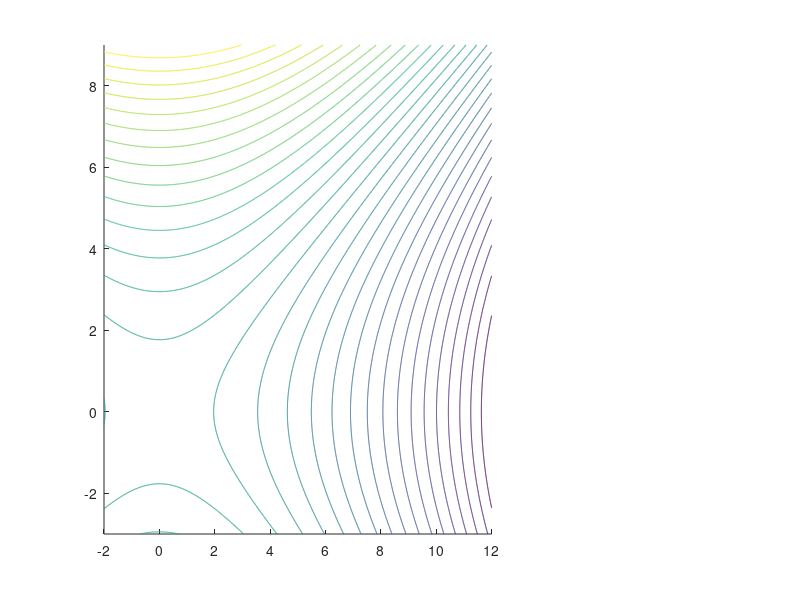

Write MATLAB code to recreate this figure. (Note: this script raises an error after producing the figure.)
%% SHADOWING (FAIL) AROUND A QUADRATIC SADDLE (GD)
%% for shadowing, change initial conditions as in paper.
% author: Antonio Orvieto


%% clearing
clear all
close all
clc

%% settings
set(0, 'DefaultFigureRenderer', 'painters')
tf = 1.4;
eta_ODE = 1e-5;
eta = 0.1;
ratio_eta=round(eta/eta_ODE);

n = round(tf/eta)+1;
n_ODE = round(tf/eta_ODE)+1;
d = 2;

x0 = [2;4.5];

%% init
x = zeros(d,n);
x_ODE = zeros(d,n_ODE);
x(:,1) = x0;
x_ODE(:,1) = x0;

mu = -1.27; L = 2;
H = [mu,0;0,L];

%% optimization

for k = 2:n_ODE
    x_ODE(:,k) = x_ODE(:,k-1)-eta_ODE*H*x_ODE(:,k-1);
end

%go to shadowing orbit of GD
%x(1,1)=(1-mu*eta)^(-size(x,2)+1) * x_ODE(1,end);


for k = 2:n
    x(:,k) = x(:,k-1)-eta*H*x(:,k-1);
end

%% plotting
if d==2
    subplot(1,3,[1,2])
    %contour
    XX=-2:0.01:12;
    YY=-3:0.01:9;
    [X,Y] = meshgrid(XX,YY);
    
    Z = H(1,1)*X.^2 + H(2,2)*Y.^2;
    minZ = min(min(Z));
    [idx,idy] = find(Z==minZ);
    contour(X,Y,Z,30,'Color',[0.85,0.85,0.85],'Linewidth',2);hold on;
        
    %trajectories
    plot(x(1,:),x(2,:),'Color',[0.993 0.582 0.026],'Linewidth',2);hold on
    h1=plot(x(1,:),x(2,:),'o','Linewidth',2, 'MarkerFaceColor', [0.993 0.582 0.026]);hold on
    plot(x_ODE(1,:),x_ODE(2,:),'Color',[0.181 0.702 1.0],'Linewidth',2);hold on
    h2=plot(x_ODE(1,1:ratio_eta:end),x_ODE(2,1:ratio_eta:end),'o','Color',[0.181 0.702 1.0],'Linewidth',2, 'MarkerFaceColor',[0.181 0.702 1.0]);hold on
    hsp1 = get(gca, 'Position');
    
    l2=legend([h1,h2],{'Gradient Descent: $x_k$','GD-ODE: $ \ \ \ \ \ \ \ \ \ \ \ y_k$'},'Location','NorthEast');
    l2.set('FontSize',18,'Interpreter','Latex');
    text(x0(1),x0(2)+0.8,'$\ x_0 = y_0$','FontSize',18,'Interpreter','Latex')
    xlim([XX(1),XX(end)]);
    ylim([YY(1),YY(end)]);
    axis equal
    %text(x_ODE(1,end),x_ODE(2,end),'$\ \ x_\infty$','FontSize',25,'Interpreter','Latex')
    subplot(1,3,3)
    predicted = (eta*L^2*norm(x0))/(2*mu);
    plot((1:size(x,2))-1,vecnorm(x-x_ODE(:,1:ratio_eta:end),2),'-+','Linewidth',2,'Color',[0.278 0.71 0.184]); hold on;
    %plot((1:size(x,2))-1,predicted+0*vecnorm(x-x_ODE(:,1:ratio_eta:end),2),'--','Linewidth',2,'Color','k') 
    hsp2 = get(gca, 'Position');  
    set(gca, 'Position', [hsp1(1)+ 1.2*hsp1(3),hsp1(2)+ 0.2*hsp1(4),  hsp1(3)/2, 0.6*hsp1(4)])
    xlabel('$k$','FontSize',18,'Interpreter','Latex')
    ylabel('$\|x_k - y_k\|$','FontSize',20,'Interpreter','Latex')
    ylim([0,2.25])
    %l=legend('Actual');
    %l.set('FontSize',18,'Interpreter','Latex','location','North');
    grid on
end
